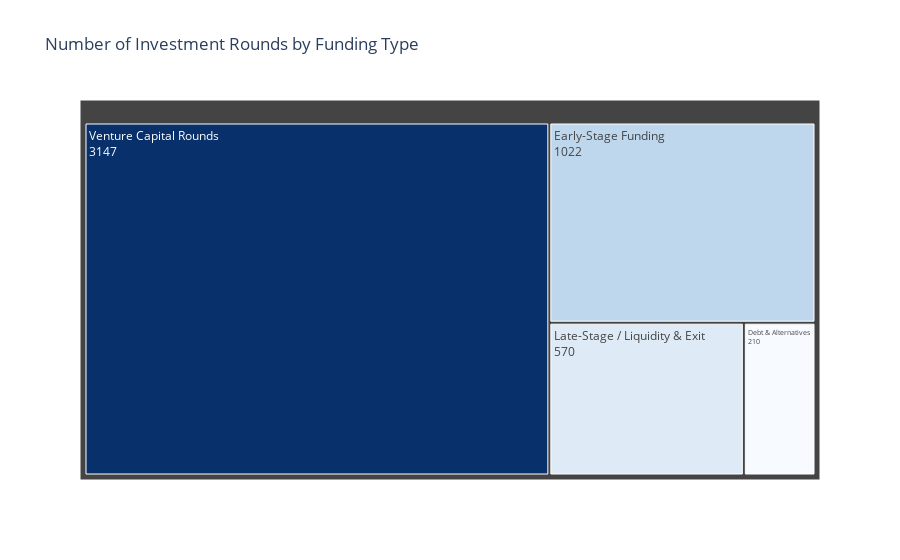

Source (notebook cell):
### Markdown cell above
No surprise, the venture rounds, which occur usually when a company 
has gone beyond the MVP and prototyping stage and established a beachhead, 
have significantly more presence then all other types of funding

### Code cell
# I source and adjust code to create a nice treemap from https://plotly.com/python/treemaps/

Funding_Type_Tree = I_df['FUNDING_TYPE_segment'].value_counts().reset_index()
Funding_Type_Tree.columns = ['Funding Type', 'Number of Investment Rounds']

# make the treemap
fig = px.treemap(
    Funding_Type_Tree,
    path=['Funding Type'],
    values='Number of Investment Rounds',
    color='Number of Investment Rounds',
    color_continuous_scale='Blues',
    title='Number of Investment Rounds by Funding Type'
)

fig.update_layout(coloraxis_showscale=False)
fig.update_traces(textinfo='label+value')
fig.show()

### Figure 1 — Plotly figure (JSON) as saved in the notebook; plotly's stock layout.template omitted (floating-point values rounded to 4 significant figures)
{"data": [{"branchvalues": "total", "customdata": [[210], [1022], [570], [3147]], "domain": {"x": [0, 1], "y": [0, 1]}, "hovertemplate": "labels=%{label}<br>Number of Investment Rounds_sum=%{value}<br>parent=%{parent}<br>id=%{id}<br>Number of Investment Rounds=%{color}<extra></extra>", "ids": ["Debt & Alternatives", "Early-Stage Funding", "Late-Stage / Liquidity & Exit", "Venture Capital Rounds"], "labels": ["Debt & Alternatives", "Early-Stage Funding", "Late-Stage / Liquidity & Exit", "Venture Capital Rounds"], "marker": {"coloraxis": "coloraxis", "colors": [210, 1022, 570, 3147]}, "name": "", "parents": ["", "", "", ""], "textinfo": "label+value", "type": "treemap", "values": [210, 1022, 570, 3147]}], "layout": {"coloraxis": {"colorbar": {"title": {"text": "Number of Investment Rounds"}}, "colorscale": [[0, "rgb(247,251,255)"], [0.125, "rgb(222,235,247)"], [0.25, "rgb(198,219,239)"], [0.375, "rgb(158,202,225)"], [0.5, "rgb(107,174,214)"], [0.625, "rgb(66,146,198)"], [0.75, "rgb(33,113,181)"], [0.875, "rgb(8,81,156)"], [1, "rgb(8,48,107)"]], "showscale": false}, "legend": {"tracegroupgap": 0}, "title": {"text": "Number of Investment Rounds by Funding Type"}}}
